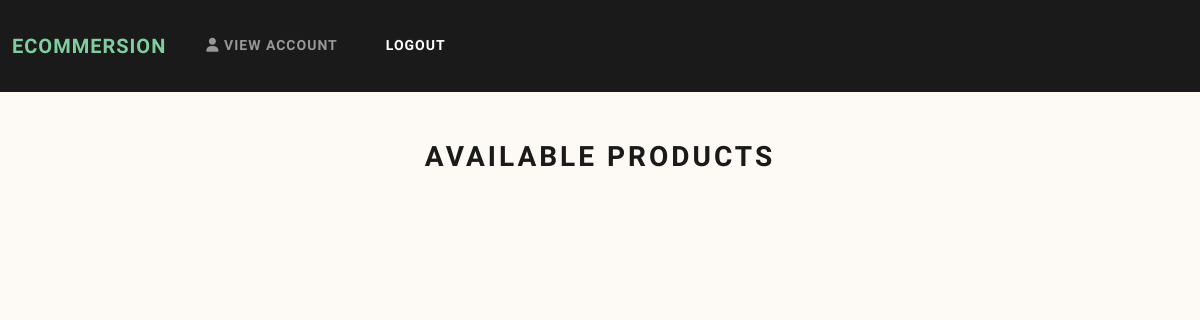
Page / (signed in) on the earlier database version.
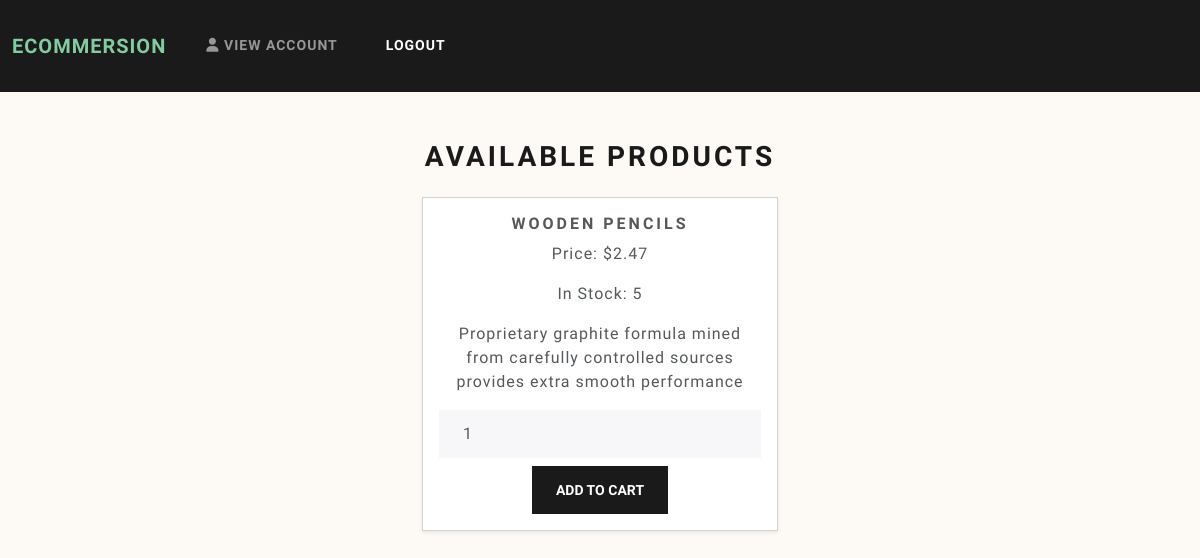
Same page on the later database version.
### models.py (models this page shows)
class Inventory(db.Model):
    __tablename__ = 'inventory'
    itemID = Column(Integer, primary_key=True)
    title = Column(String(50), nullable=False)
    sellerID = Column(Integer, ForeignKey('users.userID'), nullable=False)
    price = Column(Numeric(10, 2), nullable=False)
    stock = Column(Integer, nullable=False)
    image = Column(String(255), nullable=True)  # Add this line
    description = Column(String(255), nullable=False)

### main.py (the view)
@app.route("/")
def home():
    if current_user.is_authenticated:
        items = Inventory.query.all()
        return render_template("home.html", user=current_user, items=items)
    return render_template("login.html")

### main.py (called while the page is built)
@login.user_loader
def load_user(id):
    return db.session.get(User, int(id))

### templates/home.html (shortened to what this page needs)
<!DOCTYPE html>
<html lang="en">
<head>
    <link href="https://cdn.jsdelivr.net/npm/bootswatch@5.3.2/dist/lux/bootstrap.min.css" rel="stylesheet">
    <link href="https://cdnjs.cloudflare.com/ajax/libs/font-awesome/6.4.2/css/all.min.css" rel="stylesheet">
</head>
<body>
    <nav class="navbar navbar-expand-lg navbar-dark bg-primary">
        <div class="container-fluid">
            <a class="navbar-brand" href="/">Ecommersion</a>
            <div class="collapse navbar-collapse" id="navbarNav">
                <ul class="navbar-nav">
                    {% if current_user.is_authenticated %}
                    <li class="nav-item">
                        <a class="nav-link" href="/viewAccount"><i class="fas fa-user"></i> View Account</a>
                    </li>
                    {% endif %}
                    <li class="nav-item">
                        {% if current_user.is_authenticated %}
                        <a class="nav-link active" aria-current="page" href="/logout">Logout</a>
                    </li>
                    {% endif %}
                </ul>
            </div>
        </div>
    </nav>
    {% block content %}
    <div class="container mt-5">
        <h2 class="text-center mb-4">Available Products</h2>
        <div class="row justify-content-center">
            {% for item in items %}
            <div class="col-md-4 mb-4 d-flex align-items-stretch">
                <div class="card shadow-sm w-100">
                    <div class="card-body text-center">
                        <h5 class="card-title">{{ item.title }}</h5>
                        <p class="card-text">Price: ${{ "%.2f" | format(item.price) }}</p>
                        <p class="card-text">In Stock: {{ item.stock }}</p>
                        <p class="card-text">{{ item.description or "No description available." }}</p>
                        <form action="{{ url_for('addToCart') }}" method="post">
                            <input type="number" name="quantity" value="1" min="1" max="{{ item.quantity }}" class="form-control mb-2" required>
                            <button type="submit" class="btn btn-primary">Add to Cart</button>
                        </form>
                    </div>
                </div>
            </div>
            {% endfor %}
        </div>
    </div>
    {% endblock %}
</body>
</html>

### templates/home.html (style rules this page uses)
body { background-color:rgb(253, 249, 245); }
.navbar-brand { color: rgb(129, 205, 160); }

Differences in the rows shown:
added Inventory: title "WOODEN PENCILS", price "2.47", stock "5", description "Proprietary graphite formula mined from carefully controlled sources provides extra smooth performance"
